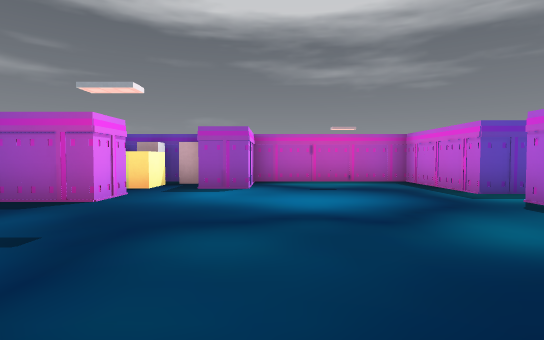
View 1 (above)

17 first-person views from a walk through a 3-D level made in the Godot game engine. The camera is 1.2 m above the floor, tilts 2° down and sees 80° across. The floor is counted in squares, 2 m on a side. Each view is taken from the middle of a square. On the plan, view 1 faces up. The plan holds only what a view shows up to about 10 squares ahead; the rest is blank. Characters and animated objects are left out. Some surface patterns are stand-ins.

View 2
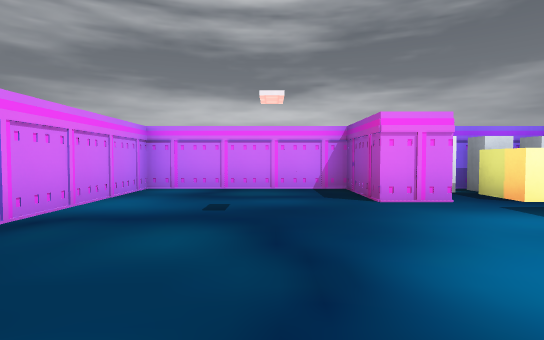

View 3
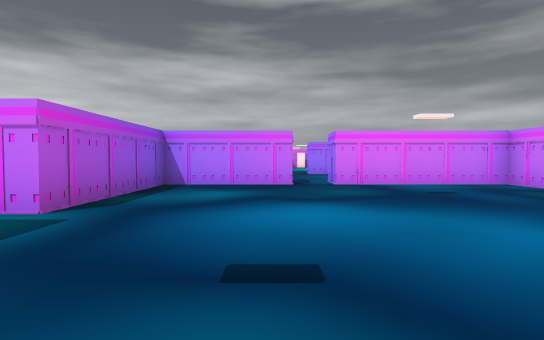

View 4
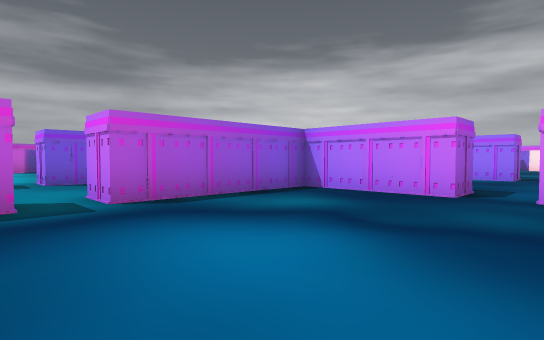

View 5
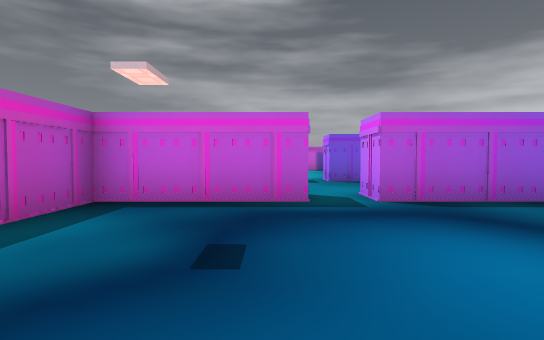

View 6
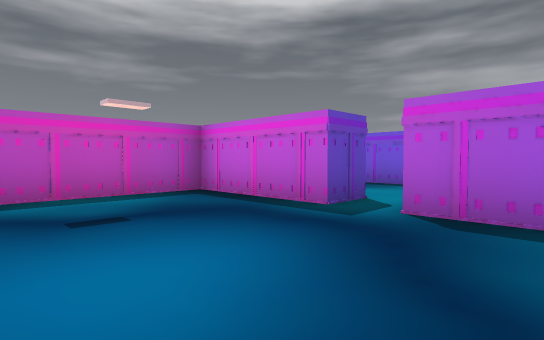

View 7
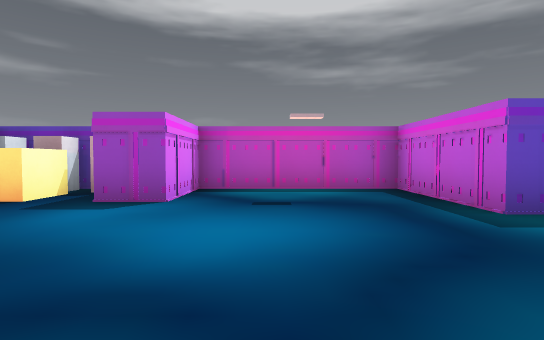

View 8
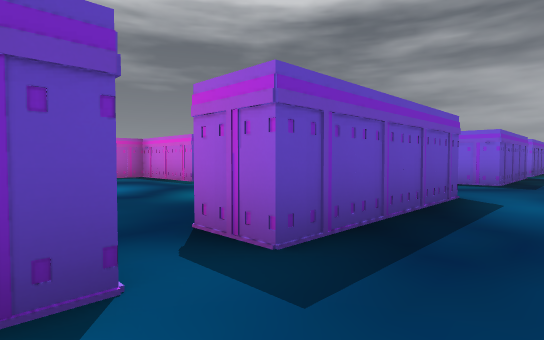

View 9
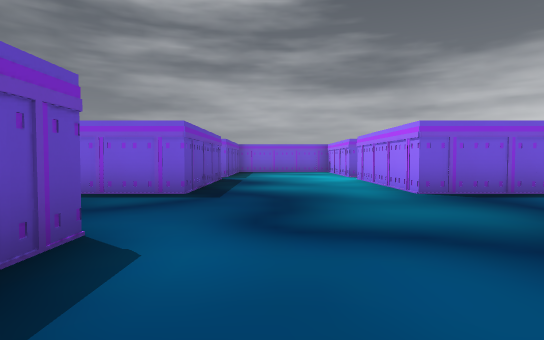

View 10
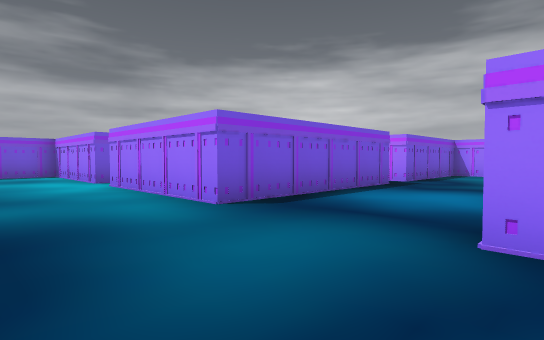

View 11
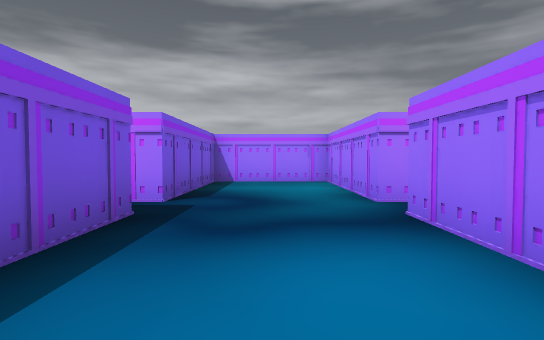

View 12
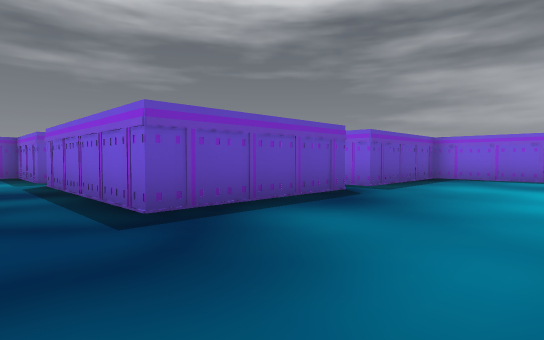

View 13
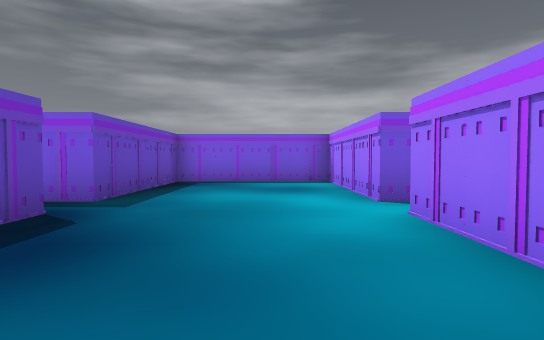

View 14
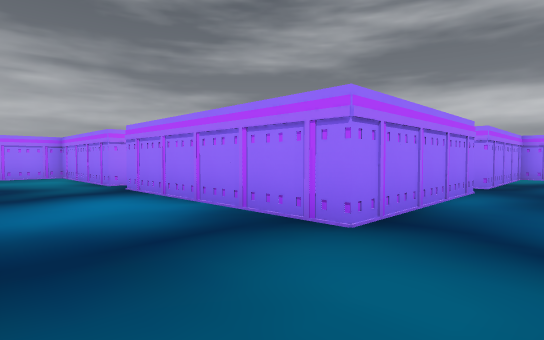

View 15
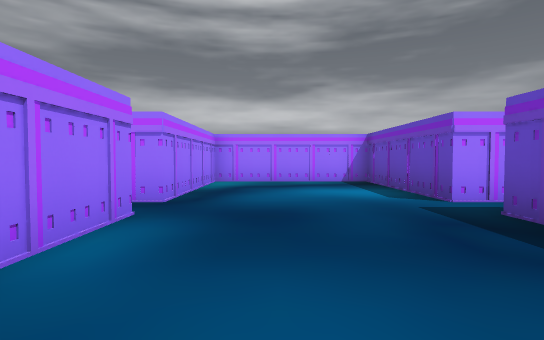

View 16
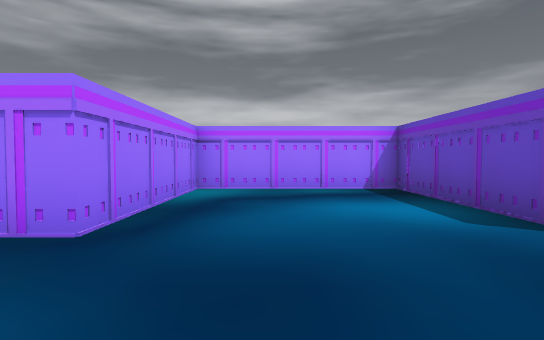

View 17
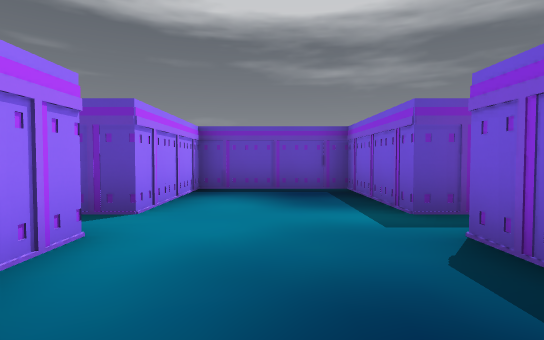

### Floor plan
Ten units are one square. View 1 is at (0, 0); x grows to the right and y downward. Boxes are objects, and circles mark ways between rooms. Rooms are numbered by the first view taken in them; rooms with no view inside come last. Other rooms are left out.
<svg viewBox="-50 -90 220 240">
<path fill="none" stroke="#000" d="M-25 -55 -25 -45 -45 -45 -45 -5 -5 -5 -5 5M-18 -78 -22 -78M-25 -75 -25 -65 -35 -65M5 5 5 -5 35 -5 35 -45 45 -45M-27 -78 -32 -78M45 -55 35 -55 35 -85 -5 -85 -5 -65 -15 -65M-37 -74 -37 -68M-24 -85 -37 -85M-45 -78 -45 -66M46 5 5 5M5 45 45 45 45 96M116 5 75 5 75 -45 86 -45M75 96 75 45 116 45M125 50 125 45 165 45 165 5 125 5 125 -2M-5 5 -45 5 -45 45 -5 45M45 105 45 145 75 145 75 105 80 105M45 -45 45 -36M82 -55 75 -55 75 -85 45 -85 45 -55"/>
<circle cx="0" cy="0" r="3" fill="#2a7"/>
<circle cx="40" cy="-50" r="3" fill="#2a7"/>
<text x="0" y="-40">1</text>
<text x="60" y="30">2</text>
</svg>
Room 1 opens to room 2.

Where each view was taken, in squares from view 1:
view 1: 0 up, 0 right, facing up
view 2: 3 up, 2 right, facing left
view 3: 8 up, 1 right, facing down
view 4: 6 up, 1 left, facing down-right
view 5: 6 up, 1 left, facing right
view 6: 3 up, 0 right, facing up-right
view 7: 2 up, 1 right, facing up
view 8: 2 down, 1 left, facing up-right
view 9: 2 down, 2 right, facing right
view 10: 2 down, 4 right, facing down-right
view 11: 6 down, 6 right, facing down
view 12: 4 down, 6 right, facing up-right
view 13: 3 down, 8 right, facing right
view 14: 3 down, 7 right, facing down-left
view 15: 3 down, 4 right, facing left
view 16: 3 down, 2 right, facing left
view 17: 2 up, 6 right, facing up
